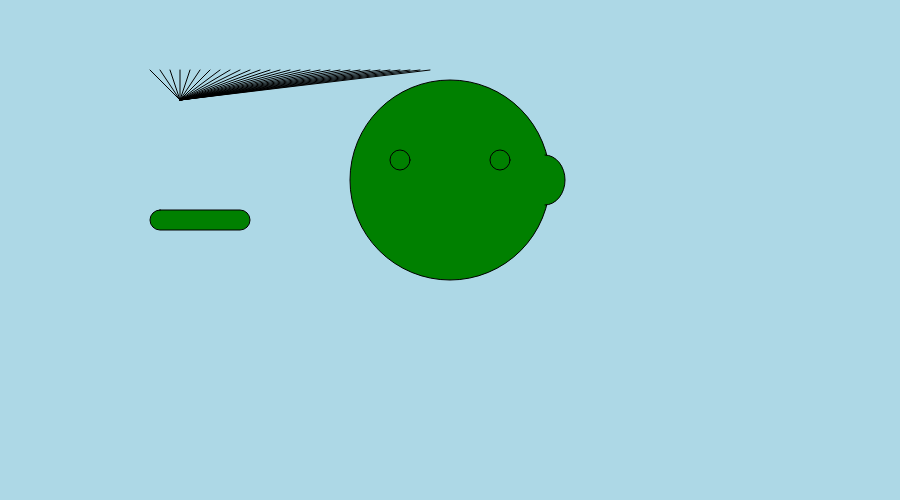
Frame 1 (no input)
Frame 60 (no input): identical to frame 1, image omitted
Frame 120 (the mouse pressed at the canvas centre since frame 60): identical to frame 1, image omitted

The p5.js sketch that drew this single still picture (run headless with seeded random() and noise() and a simulated clock; from frame 60 on, the mouse is pressed at the canvas centre):

// p5.js sketch
// ── sketch.js
// self portrait
function setup(){
	createCanvas(900, 500);
}

function draw(){
	background('lightblue');

    // shapes with xy coordinate + size

fill('green');
stroke('black');


    // face area
	ellipse(450, 180, 200); // face
	fill('green');
    ellipse(400, 160, 20); // right eye
    ellipse(500, 160, 20); // left eye

	rectMode(CENTER);
	rect(200, 220, 100, 20, 10);


    // right ear
	arc(545, 180, 40, 50, -HALF_PI, HALF_PI);
	

    // shapes that are only xy points

    // hair
    line(150, 70, 180, 100);
    line(160, 70, 180, 100);
    line(170, 70, 180, 100);
    line(180, 70, 180, 100);
    line(190, 70, 180, 100);
    line(200, 70, 180, 100);
    line(210, 70, 180, 100);
    line(220, 70, 180, 100);
    line(230, 70, 180, 100);
    line(240, 70, 180, 100);
    line(250, 70, 180, 100);
    line(260, 70, 180, 100);
    line(270, 70, 180, 100);
    line(280, 70, 180, 100);
    line(290, 70, 180, 100);
    line(300, 70, 180, 100);
    line(310, 70, 180, 100);
    line(320, 70, 180, 100);
    line(330, 70, 180, 100);
    line(340, 70, 180, 100);
    line(350, 70, 180, 100);
    line(360, 70, 180, 100);
    line(370, 70, 180, 100);
    line(380, 70, 180, 100);
    line(390, 70, 180, 100);
    line(400, 70, 180, 100);
    line(410, 70, 180, 100);
    line(420, 70, 180, 100);
    line(430, 70, 180, 100);

   

}
// ── style.css
body { 
background: green;
background-size: 25%;
color:black;
font-family: Segoe UI, helvetica;
font-size: 20px;

 }

h1, p, a{
    font-size: 1.7em;
    
}

a {
	color: black;
	transition: color 300ms ease-in;
}

a:hover {
	color : #457909;
}

img{
	max-width: 100%;
}

#container{
	max-width: 600px;
	margin: 0 auto;
link{
	list-style: none;
}
